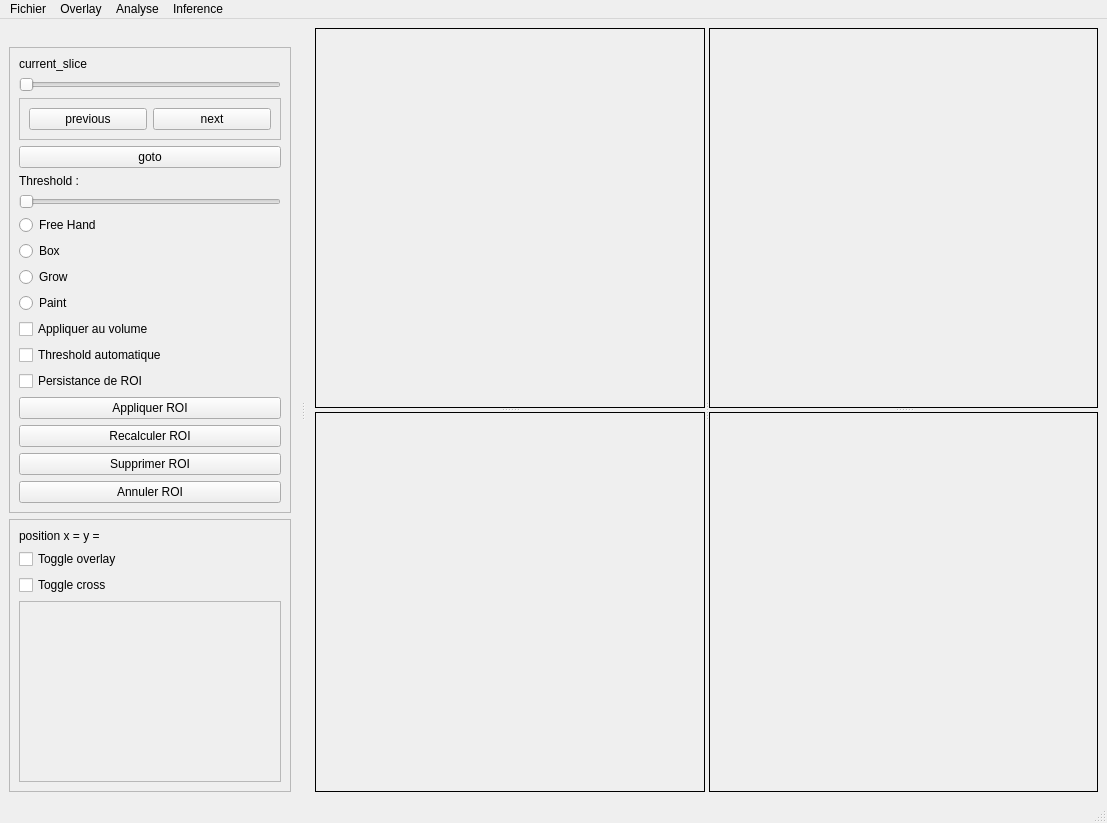
<?xml version="1.0" encoding="UTF-8"?>
<ui version="4.0">
 <class>MainWindow</class>
 <widget class="QMainWindow" name="MainWindow">
  <property name="geometry">
   <rect>
    <x>0</x>
    <y>0</y>
    <width>1107</width>
    <height>823</height>
   </rect>
  </property>
  <property name="windowTitle">
   <string>MainWindow</string>
  </property>
  <widget class="QWidget" name="centralwidget">
   <layout class="QHBoxLayout" name="horizontalLayout">
    <item>
     <widget class="QSplitter" name="splitter_3">
      <property name="orientation">
       <enum>Qt::Orientation::Horizontal</enum>
      </property>
      <widget class="QSplitter" name="splitter">
       <property name="orientation">
        <enum>Qt::Orientation::Vertical</enum>
       </property>
       <widget class="AnnotationView" name="frame_3">
        <property name="frameShape">
         <enum>QFrame::Shape::Box</enum>
        </property>
        <property name="frameShadow">
         <enum>QFrame::Shadow::Plain</enum>
        </property>
       </widget>
       <widget class="CScanView" name="frame_4">
        <property name="frameShape">
         <enum>QFrame::Shape::Box</enum>
        </property>
        <property name="frameShadow">
         <enum>QFrame::Shadow::Plain</enum>
        </property>
       </widget>
      </widget>
      <widget class="QSplitter" name="splitter_2">
       <property name="orientation">
        <enum>Qt::Orientation::Vertical</enum>
       </property>
       <widget class="VolumeView" name="frame_5">
        <property name="frameShape">
         <enum>QFrame::Shape::Box</enum>
        </property>
        <property name="frameShadow">
         <enum>QFrame::Shadow::Plain</enum>
        </property>
       </widget>
       <widget class="AScanView" name="frame_7">
        <property name="frameShape">
         <enum>QFrame::Shape::Box</enum>
        </property>
        <property name="frameShadow">
         <enum>QFrame::Shadow::Plain</enum>
        </property>
       </widget>
      </widget>
     </widget>
    </item>
   </layout>
  </widget>
  <widget class="QMenuBar" name="menubar">
   <property name="geometry">
    <rect>
     <x>0</x>
     <y>0</y>
     <width>1107</width>
     <height>22</height>
    </rect>
   </property>
   <widget class="QMenu" name="menuFichier">
    <property name="title">
     <string>Fichier</string>
    </property>
    <addaction name="actionopen_nde"/>
    <addaction name="actionSauvegarder"/>
    <addaction name="separator"/>
    <addaction name="actionExporter_endviews"/>
    <addaction name="actionSplit_flaw_noflaw"/>
    <addaction name="separator"/>
    <addaction name="actionParam_tres"/>
    <addaction name="separator"/>
    <addaction name="actionQuitter"/>
   </widget>
   <widget class="QMenu" name="menuOverlay">
    <property name="title">
     <string>Overlay</string>
    </property>
    <addaction name="actioncharger_npz"/>
    <addaction name="actionParam_tres_2"/>
    <addaction name="actionExporter_npz"/>
   </widget>
   <widget class="QMenu" name="menuAnalyse">
    <property name="title">
     <string>Analyse</string>
    </property>
    <addaction name="actionCorrosion_analyse"/>
   </widget>
   <widget class="QMenu" name="menuInference">
    <property name="title">
     <string>Inference</string>
    </property>
    <addaction name="actionnnunet"/>
   </widget>
   <addaction name="menuFichier"/>
   <addaction name="menuOverlay"/>
   <addaction name="menuAnalyse"/>
   <addaction name="menuInference"/>
  </widget>
  <widget class="QStatusBar" name="statusbar"/>
  <widget class="QDockWidget" name="dockWidget_2">
   <property name="enabled">
    <bool>true</bool>
   </property>
   <property name="minimumSize">
    <size>
     <width>300</width>
     <height>633</height>
    </size>
   </property>
   <property name="features">
    <set>QDockWidget::DockWidgetFeature::NoDockWidgetFeatures</set>
   </property>
   <attribute name="dockWidgetArea">
    <number>1</number>
   </attribute>
   <widget class="ToolsPanel" name="dockWidgetContents_2">
    <property name="minimumSize">
     <size>
      <width>300</width>
      <height>0</height>
     </size>
    </property>
    <layout class="QVBoxLayout" name="verticalLayout_2">
     <item>
      <widget class="QFrame" name="frame">
       <property name="frameShape">
        <enum>QFrame::Shape::StyledPanel</enum>
       </property>
       <property name="frameShadow">
        <enum>QFrame::Shadow::Raised</enum>
       </property>
       <layout class="QVBoxLayout" name="verticalLayout_5">
        <item>
         <widget class="QLabel" name="label_3">
          <property name="text">
           <string>current_slice</string>
          </property>
         </widget>
        </item>
        <item>
         <widget class="QSlider" name="horizontalSlider_2">
          <property name="orientation">
           <enum>Qt::Orientation::Horizontal</enum>
          </property>
         </widget>
        </item>
        <item>
         <widget class="QFrame" name="frame_6">
          <property name="frameShape">
           <enum>QFrame::Shape::StyledPanel</enum>
          </property>
          <property name="frameShadow">
           <enum>QFrame::Shadow::Raised</enum>
          </property>
          <layout class="QHBoxLayout" name="horizontalLayout_2">
           <item>
            <widget class="QPushButton" name="pushButton_5">
             <property name="text">
              <string>previous</string>
             </property>
            </widget>
           </item>
           <item>
            <widget class="QPushButton" name="pushButton_6">
             <property name="text">
              <string>next</string>
             </property>
            </widget>
           </item>
          </layout>
         </widget>
        </item>
        <item>
         <widget class="QPushButton" name="pushButton">
          <property name="text">
           <string>goto</string>
          </property>
         </widget>
        </item>
        <item>
         <widget class="QLabel" name="label_2">
          <property name="text">
           <string>Threshold :</string>
          </property>
         </widget>
        </item>
        <item>
         <widget class="QSlider" name="horizontalSlider">
          <property name="orientation">
           <enum>Qt::Orientation::Horizontal</enum>
          </property>
         </widget>
        </item>
        <item>
         <widget class="QRadioButton" name="radioButton">
          <property name="text">
           <string>Free Hand</string>
          </property>
         </widget>
        </item>
        <item>
         <widget class="QRadioButton" name="radioButton_2">
          <property name="text">
           <string>Box</string>
          </property>
         </widget>
        </item>
        <item>
         <widget class="QRadioButton" name="radioButton_3">
          <property name="text">
           <string>Grow</string>
          </property>
         </widget>
        </item>
        <item>
         <widget class="QRadioButton" name="radioButton_4">
          <property name="text">
           <string>Paint</string>
          </property>
         </widget>
        </item>
        <item>
         <widget class="QCheckBox" name="checkBox">
          <property name="text">
           <string>Appliquer au volume</string>
          </property>
         </widget>
        </item>
        <item>
         <widget class="QCheckBox" name="checkBox_2">
          <property name="text">
           <string>Threshold automatique</string>
          </property>
         </widget>
        </item>
        <item>
         <widget class="QCheckBox" name="checkBox_3">
          <property name="text">
           <string>Persistance de ROI</string>
          </property>
         </widget>
        </item>
        <item>
         <widget class="QPushButton" name="pushButton_7">
          <property name="text">
           <string>Appliquer ROI</string>
          </property>
         </widget>
        </item>
        <item>
         <widget class="QPushButton" name="pushButton_2">
          <property name="text">
           <string>Recalculer ROI</string>
          </property>
         </widget>
        </item>
        <item>
         <widget class="QPushButton" name="pushButton_3">
          <property name="text">
           <string>Supprimer ROI</string>
          </property>
         </widget>
        </item>
        <item>
         <widget class="QPushButton" name="pushButton_4">
          <property name="text">
           <string>Annuler ROI</string>
          </property>
         </widget>
        </item>
       </layout>
      </widget>
     </item>
     <item>
      <widget class="QFrame" name="frame_2">
       <property name="minimumSize">
        <size>
         <width>0</width>
         <height>75</height>
        </size>
       </property>
       <property name="frameShape">
        <enum>QFrame::Shape::StyledPanel</enum>
       </property>
       <property name="frameShadow">
        <enum>QFrame::Shadow::Raised</enum>
       </property>
       <layout class="QVBoxLayout" name="verticalLayout">
        <item>
         <widget class="QLabel" name="label_4">
          <property name="text">
           <string>position x = y =</string>
          </property>
         </widget>
        </item>
        <item>
         <widget class="QCheckBox" name="checkBox_5">
          <property name="text">
           <string>Toggle overlay</string>
          </property>
         </widget>
        </item>
        <item>
         <widget class="QCheckBox" name="checkBox_4">
          <property name="text">
           <string>Toggle cross</string>
          </property>
         </widget>
        </item>
        <item>
         <widget class="QScrollArea" name="scrollArea">
          <property name="minimumSize">
           <size>
            <width>0</width>
            <height>75</height>
           </size>
          </property>
          <property name="widgetResizable">
           <bool>true</bool>
          </property>
          <widget class="QWidget" name="scrollAreaWidgetContents">
           <property name="geometry">
            <rect>
             <x>0</x>
             <y>0</y>
             <width>260</width>
             <height>148</height>
            </rect>
           </property>
           <property name="minimumSize">
            <size>
             <width>0</width>
             <height>75</height>
            </size>
           </property>
          </widget>
         </widget>
        </item>
       </layout>
      </widget>
     </item>
    </layout>
   </widget>
  </widget>
  <action name="actioncharger_npz">
   <property name="text">
    <string>Charger un fichier .npz/.npy</string>
   </property>
  </action>
  <action name="actionopen_nde">
   <property name="text">
    <string>Ouvrir un fichier .nde</string>
   </property>
  </action>
  <action name="actionSauvegarder">
   <property name="text">
    <string>Sauvegarder</string>
   </property>
  </action>
  <action name="actionParam_tres">
   <property name="text">
    <string>Paramètres</string>
   </property>
  </action>
  <action name="actionQuitter">
   <property name="text">
    <string>Quitter</string>
   </property>
  </action>
  <action name="actionCorrosion_analyse">
   <property name="text">
    <string>Corrosion analyse</string>
   </property>
  </action>
  <action name="actionParam_tres_2">
   <property name="text">
    <string>Paramètres overlay</string>
   </property>
  </action>
  <action name="actionExporter_npz">
   <property name="text">
    <string>Exporter .npz</string>
   </property>
  </action>
  <action name="actionnnunet">
   <property name="text">
    <string>nnunet</string>
   </property>
  </action>
  <action name="actionExporter_endviews">
   <property name="text">
    <string>Exporter endviews</string>
   </property>
  </action>
  <action name="actionSplit_flaw_noflaw">
   <property name="text">
    <string>Split flaw-noflaw</string>
   </property>
  </action>
 </widget>
 <customwidgets>
  <customwidget>
   <class>VolumeView</class>
   <extends>QFrame</extends>
   <header>views/volume_view.h</header>
   <container>1</container>
  </customwidget>
  <customwidget>
   <class>CScanView</class>
   <extends>QFrame</extends>
   <header>views/cscan_view.h</header>
   <container>1</container>
  </customwidget>
  <customwidget>
   <class>AScanView</class>
   <extends>QFrame</extends>
   <header>views/ascan_view.h</header>
   <container>1</container>
  </customwidget>
  <customwidget>
   <class>ToolsPanel</class>
   <extends>QWidget</extends>
   <header>views/tools_panel.h</header>
   <container>1</container>
  </customwidget>
  <customwidget>
   <class>AnnotationView</class>
   <extends>QFrame</extends>
   <header>views/annotation_view.h</header>
   <container>1</container>
  </customwidget>
 </customwidgets>
 <resources/>
 <connections/>
</ui>
